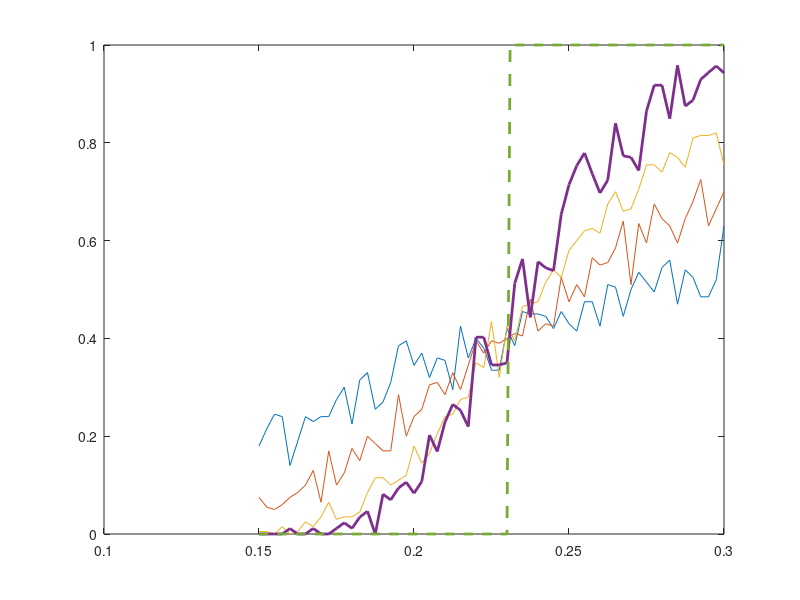

MATLAB code for this plot: (Note: this script raises an error after producing the figure.)
clc;clear;close all;
legend_list = ["K=10000";"K=20000";"K=50000";"K=100000";"K→∞(continuous)"];
x = 0.15:0.0025:0.3;
s1=[0.18, 0.215, 0.245, 0.24, 0.14, 0.19, 0.24, 0.23, 0.24, 0.24, 0.275, 0.3, 0.225, 0.315, 0.33, 0.255, 0.27, 0.31, 0.385, 0.395, 0.345, 0.37, 0.32, 0.36, 0.355, 0.295, 0.425, 0.36, 0.4, 0.38, 0.335, 0.335, 0.42, 0.385, 0.455, 0.45, 0.45, 0.445, 0.42, 0.455, 0.43, 0.415, 0.475, 0.475, 0.425, 0.51, 0.505, 0.445, 0.5, 0.535, 0.515, 0.495, 0.545, 0.56, 0.47, 0.54, 0.525, 0.485, 0.485, 0.52, 0.63];
s2=[0.075, 0.055, 0.05, 0.06, 0.075, 0.085, 0.1, 0.13, 0.065, 0.17, 0.1, 0.125, 0.175, 0.15, 0.2, 0.185, 0.17, 0.17, 0.285, 0.2, 0.24, 0.255, 0.305, 0.31, 0.285, 0.33, 0.295, 0.345, 0.395, 0.37, 0.395, 0.39, 0.4, 0.41, 0.405, 0.48, 0.415, 0.43, 0.425, 0.525, 0.475, 0.51, 0.485, 0.565, 0.55, 0.555, 0.585, 0.64, 0.51, 0.635, 0.595, 0.675, 0.645, 0.63, 0.595, 0.645, 0.68, 0.725, 0.63, 0.665, 0.7];
s3=[0.005, 0.005, 0.0, 0.015, 0.0, 0.005, 0.025, 0.015, 0.035, 0.065, 0.03, 0.035, 0.035, 0.045, 0.085, 0.115, 0.115, 0.1, 0.11, 0.12, 0.18, 0.145, 0.165, 0.205, 0.24, 0.245, 0.275, 0.28, 0.35, 0.34, 0.435, 0.32, 0.425, 0.395, 0.465, 0.47, 0.475, 0.515, 0.54, 0.525, 0.58, 0.6, 0.62, 0.625, 0.615, 0.675, 0.7, 0.66, 0.665, 0.705, 0.755, 0.755, 0.74, 0.78, 0.77, 0.75, 0.81, 0.815, 0.815, 0.82, 0.755];
s4=[0.0, 0.0, 0.0, 0.0, 0.011111111111111112, 0.0, 0.0, 0.011363636363636364, 0.0, 0.0, 0.011363636363636364, 0.022988505747126436, 0.011494252873563218, 0.034482758620689655, 0.046511627906976744, 0.0, 0.08139534883720931, 0.06976744186046512, 0.09411764705882353, 0.10588235294117647, 0.08333333333333333, 0.10714285714285714, 0.20238095238095238, 0.1686746987951807, 0.2289156626506024, 0.26506024096385544, 0.25301204819277107, 0.21951219512195122, 0.4024390243902439, 0.4024390243902439, 0.345679012345679, 0.345679012345679, 0.35, 0.5125, 0.5625, 0.4430379746835443, 0.5569620253164557, 0.5443037974683544, 0.5384615384615384, 0.6538461538461539, 0.7142857142857143, 0.7532467532467533, 0.7792207792207793, 0.7368421052631579, 0.6973684210526315, 0.7236842105263158, 0.84, 0.7733333333333333, 0.7702702702702703, 0.7432432432432432, 0.8648648648648649, 0.9178082191780822, 0.9178082191780822, 0.8493150684931506, 0.9583333333333334, 0.875, 0.8873239436619719, 0.9295774647887324, 0.9436619718309859, 0.9571428571428572, 0.9428571428571428];
x5 = 0.15:0.001:0.3;
%0.2305
s5 = x5>=0.2305;
plot(x,s1,x,s2,x,s3,x,s4,'LineWidth',2);
hold on;
plot(x5,s5,"Linestyle","--",'LineWidth',2);
fontsize(gca,18,'points');
xlim([min(x),max(x)]);
ylim([-0.003,1.003]);
xlabel('Introduction radius');
ylabel('Drive establishment rate');
legend1 = legend(legend_list,'Location','southeast');
set(legend1,...
    'Position',[0.17 0.0852946431325058 0.64 0.147766318876309],...
    'NumColumns',2);
set(gcf,'OuterPosition',[68 61 576 676]);
set(gca,'Position',[0.17 0.38 0.64 0.58]);
exportgraphics(gcf,['sim02_spatial' '.png'],'Resolution',600);